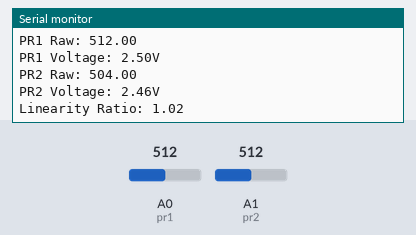
This program was run on a simulated Arduino Uno, built with avr-gcc and run on an emulated ATmega328P. Parts: the last lines printed to the serial monitor. Inputs (shaded band) come from the test bench; at power-on: A0 (pr1) = 512, A1 (pr2) = 512.

Above: at 1.3 s.
1.4 s: A0 (pr1) set to 716
At 1.99 s:
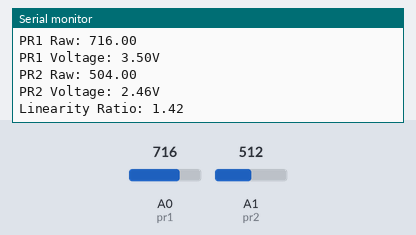
2.9 s: A1 (pr2) set to 716
At 3.6 s:
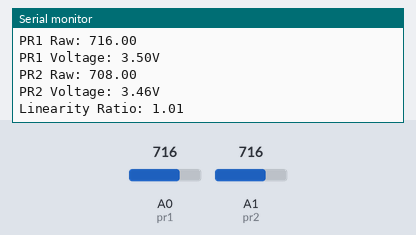
4.4 s: A0 (pr1) set to 900
At 5.22 s:
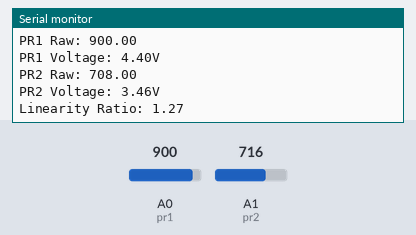
7.5 s: A1 (pr2) set to 900
At 7.92 s:
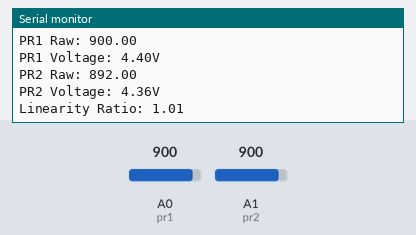
Timing chart, 0 to 10.0 s (numbered marks = the images above; inputs shaded):
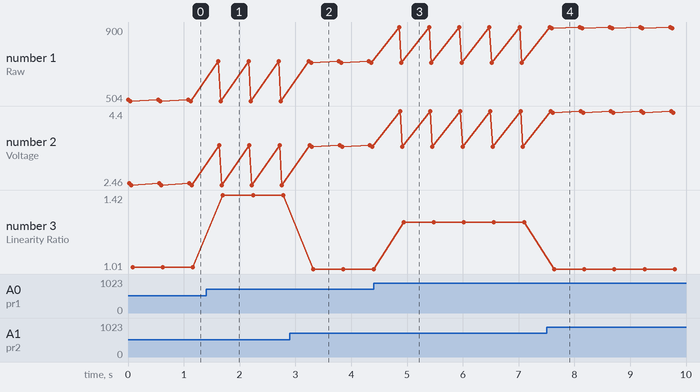

The program:

main.cpp
```cpp
#include <Arduino.h>

const int pr1 = A0;
const int pr2 = A1;

const int pr1_bias = 0;
const int pr2_bias = -8;

const int sampleTime = 500;

double pr1_data = 0;
double pr2_data = 0;

void setup() {

  pinMode(pr1, INPUT);
  pinMode(pr2, INPUT);

  Serial.begin(9600);
  while(!Serial);

}

void loop() {

  pr1_data = analogRead(pr1) + pr1_bias;
  pr2_data = analogRead(pr2) + pr2_bias;

  Serial.print("PR1 Raw: ");
  Serial.println(pr1_data);

  Serial.print("PR1 Voltage: ");
  Serial.print(5.0*pr1_data/1023.0);
  Serial.println("V");

  Serial.println();

  Serial.print("PR2 Raw: ");
  Serial.println(pr2_data);

  Serial.print("PR2 Voltage: ");
  Serial.print(5.0*pr2_data/1023.0);
  Serial.println("V");

  Serial.println();
  Serial.print("Linearity Ratio: ");
  Serial.print(pr1_data/pr2_data);
  Serial.println();

  Serial.println();

  delay(sampleTime);

}
```

Measured:
- after the input at 1.4 s, the serial monitor: prints a new line after 0.22 s (image 1)
- after the input at 2.9 s, the serial monitor: prints a new line after 0.38 s (image 2)
- after the input at 4.4 s, the serial monitor: prints a new line after 0.46 s (image 3)
- after the input at 7.5 s, the serial monitor: prints a new line after 0.10 s (image 4)
- plotted number 1: 504 → 708 after the input at 2.9 s, 708 → 892 after the input at 7.5 s
- plotted number 2: 2.46 → 3.46 after the input at 2.9 s, 3.46 → 4.36 after the input at 7.5 s
- plotted number 3: 1.02 → 1.42 after the input at 1.4 s, 1.42 → 1.01 after the input at 2.9 s, 1.01 → 1.27 after the input at 4.4 s, 1.27 → 1.01 after the input at 7.5 s
